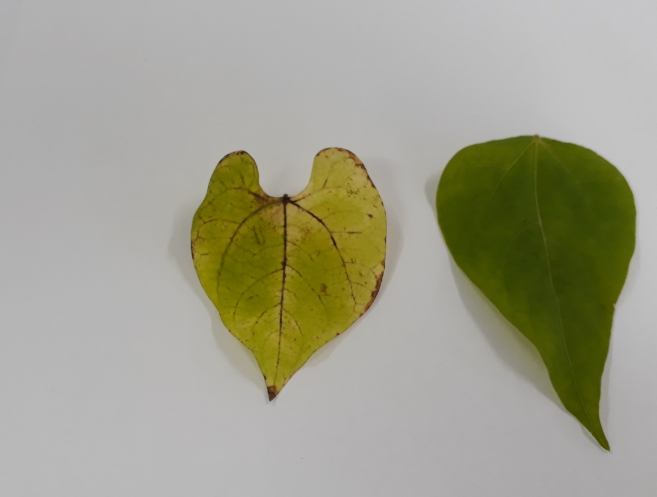
#> input picture trabalho.png, 657 x 497 px
$ python Lista_3_Ewerton.py   (older library calls are emulated)
#> lines starting #> are read from the running program, lines starting #| are printed output that depends on the picture; after the words box and inside, x2 and y2 are one past the last pixel; in counts of white or black regions, pixels touching at a corner belong together
print(' LISTA 3 - REO 3')
print('AVANÇOS CIENTÍFICOS EM GENÉTICA E MELHORAMENTO DE PLANTAS I')
print('VISÃO COMPUTACIONAL NO MELHORAMTENTO DE PLANTAS')
print('Ewerton Lelys Resende')
# PROFESSOR: VINÍCIUS QUINTÃO CARNEIRO
# ALUNOS:
# CAROLINE MARCELA DA SILVA
# EWERTON LÉLYS RESENDE
# MARIANA ANDRADE DIAS
# THIAGO TAVARES BOTELHO


print('=-'*55)

print('EXERCÍCIO 01: ')
print('Selecione uma imagem a ser utilizada no trabalho prático e realize os '
      'seguintes processos utilizando as bibliotecas OPENCV e Scikit-Image do Python:' )
print('-'*55)

#Importar pacotes
import cv2 # Importa o pacote opencv
import numpy as np
from matplotlib import pyplot as plt # Importa o pacote matplotlib
from skimage.measure import label, regionprops #pacote usado para trabalhar com imagens
from skimage.feature import peak_local_max  # IMPORTAR FUNÇOES ESPECICICAS
from skimage.segmentation import watershed
from scipy import ndimage
import pandas as pd

# Leitura da imagem

nome_arquivo = 'trabalho.png'
img_bgr = cv2.imread(nome_arquivo,1)
#> img_bgr is the input picture: shape (497, 657, 3); mean B, G, R 141.9, 160.4, 161
img_rgb = cv2.cvtColor(img_bgr,cv2.COLOR_BGR2RGB)

print('a) Aplique o filtro de média com cinco diferentes tamanhos de kernel e compare '
      'os resultados com a imagem original;  ')

# Filtros de médias
# Média com diferentes valores de KERNEL
img_fm_1 = cv2.blur(img_rgb,(3,3))

img_fm_2 = cv2.blur(img_rgb,(11,11))    # cv2.blur = é função que faz o fitro especificamente de médias
                                        # os tamanhos dos kernel se encontram entre parenteses.
img_fm_3 = cv2.blur(img_rgb,(21,21))    #quando aumentamos os valores aum. o numero de visinhos que estão sendo levados
                                        # em consideração para calcular a médias dos pixels que iram formar a imagem
                                        # os fitros são feitos para cada um dos canais (RGB)
                                        # os valore dos kelnels devem ser impares
img_fm_4 = cv2.blur(img_rgb,(31,31))

img_fm_5 = cv2.blur(img_rgb,(51,51))

# Apresentar imagens no matplotlib
plt.figure('Filtros de médias')
plt.subplot(2,3,1)
plt.imshow(img_rgb)
plt.xticks([]) # Eliminar o eixo X
plt.yticks([]) # Eliminar o eixo Y
plt.title("ORIGINAL")

plt.subplot(2,3,2)
plt.imshow(img_fm_1)
plt.xticks([]) # Eliminar o eixo X
plt.yticks([]) # Eliminar o eixo Y
plt.title("3x3")

plt.subplot(2,3,3)
plt.imshow(img_fm_2)
plt.xticks([]) # Eliminar o eixo X
plt.yticks([]) # Eliminar o eixo Y
plt.title("11x11")

plt.subplot(2,3,4)
plt.imshow(img_fm_3)
plt.xticks([]) # Eliminar o eixo X
plt.yticks([]) # Eliminar o eixo Y
plt.title("21x21")

plt.subplot(2,3,5)
plt.imshow(img_fm_4)
plt.xticks([]) # Eliminar o eixo X
plt.yticks([]) # Eliminar o eixo Y
plt.title("31x31")


plt.subplot(2,3,6)
plt.imshow(img_fm_5)
plt.xticks([]) # Eliminar o eixo X
plt.yticks([]) # Eliminar o eixo Y
plt.title("51x51")

plt.show()

print('-'*55)
print('b) Aplique diferentes tipos de filtros com pelo menos dois tamanhos de kernel e compare os'
      ' resultados entre si e com a imagem original. ')

# Diferentes tipos de Filtros

# Filtro de média
img_filtro_media1 = cv2.blur(img_rgb,(33,33)) # Faz uma média simple
img_filtro_media2 = cv2.blur(img_rgb,(61,61))

# Média ponderada
img_filtro_gaussiano1 = cv2.GaussianBlur(img_rgb,(33,33),0)# Média Ponderada, de forma que os vizinhos mais proximos tem peso maior
                                                          # 0 é o peso na média ponderada.
img_filtro_gaussiano2 = cv2.GaussianBlur(img_rgb,(61,61),0)

# Filtro de Mediana
 # faz a mediana dos valores dos pixes que estão na vizinhaca melhor de visualizar
img_filtro_mediana1 = cv2.medianBlur(img_rgb,33)
img_filtro_mediana2 = cv2.medianBlur(img_rgb,61)# 61 é tamanho do kernel

img_filtro_bilateral1 = cv2.bilateralFilter(img_rgb,33,33,21)
img_filtro_bilateral2 = cv2.bilateralFilter(img_rgb,61,61,21) # não perde os detalhismo das bordas, usando  2 funcoes glauciana
                                                             # 61 tamanho dos kernel
                                                             # 61 para intensidade
                                                             # 21 vai determinar a ponderação

#Filtros - kernel 31x31
plt.figure('Imagens- Diferentes filtros')
plt.subplot(231)
plt.imshow(img_rgb)
plt.title("RGB")
plt.xticks([])
plt.yticks([])

plt.subplot(232)
plt.imshow(img_filtro_media1)
plt.title("MÉDIA 33x33")
plt.xticks([])
plt.yticks([])

plt.subplot(233)
plt.imshow(img_filtro_gaussiano1)
plt.title("GAUSSIANO 33x33")
plt.xticks([])
plt.yticks([])

plt.subplot(235)
plt.imshow(img_filtro_mediana1)
plt.title("MEDIANA 33X33")
plt.xticks([])
plt.yticks([])

plt.subplot(236)
plt.imshow(img_filtro_bilateral1)
plt.title("BILATERAL 33X33")
plt.xticks([])
plt.yticks([])

plt.show()

#Filtros - kernel 61x61
plt.figure('Imagens- Diferentes filtros')
plt.subplot(231)
plt.imshow(img_rgb)
plt.title("RGB")
plt.xticks([])
plt.yticks([])

plt.subplot(232)
plt.imshow(img_filtro_media2)
plt.title("MÉDIA 61X61")
plt.xticks([])
plt.yticks([])

plt.subplot(233)
plt.imshow(img_filtro_gaussiano2)
plt.title("GAUSSIANO 61X61")
plt.xticks([])
plt.yticks([])

plt.subplot(235)
plt.imshow(img_filtro_mediana2)
plt.title("MEDIANA 61X61")
plt.xticks([])
plt.yticks([])

plt.subplot(236)
plt.imshow(img_filtro_bilateral2)
plt.title("BILATERAL 61X61")
plt.xticks([])
plt.yticks([])

plt.show()

# Filtros de borda

#Laplacian
img_1 = cv2.Laplacian(img_rgb,cv2.CV_64F) #Função para aplicação do filtro em imagem 64b.
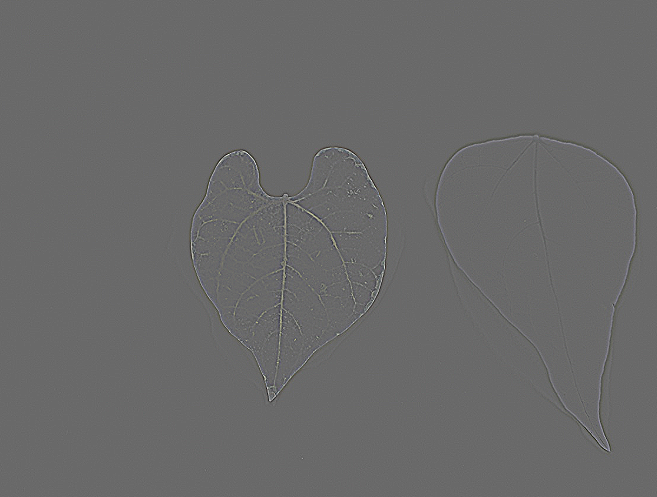
#> img_1: shape (497, 657, 3) float64; mean R, G, B 0, 0, 0; drawn with min black and max white
abs_164f = np.absolute(img_1)             #Transormando em numeros inteiros.
img_1 = np.uint8(abs_164f)                #Transformando para inteiro de 8b.

#Sobel
img_sx = cv2.Sobel(img_rgb,cv2.CV_64F,0,1,ksize=5)  #Função para aplicação do filtro (imagem, ident.64b, eixoy,eixo x e kernel).
abs_sx64f = np.absolute(img_sx)
img_sx = np.uint8(abs_sx64f)
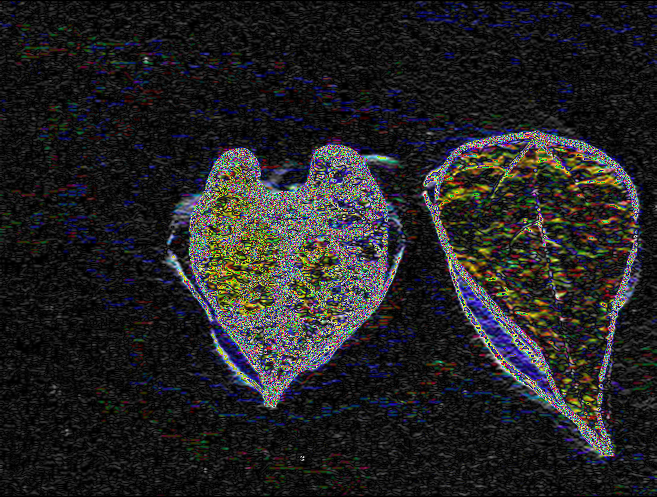
#> img_sx: shape (497, 657, 3); mean R, G, B 35.9, 35.4, 36.1

img_sy = cv2.Sobel(img_rgb,cv2.CV_64F,1,0,ksize=5)
abs_sy64f = np.absolute(img_sy)
img_sy = np.uint8(abs_sy64f)
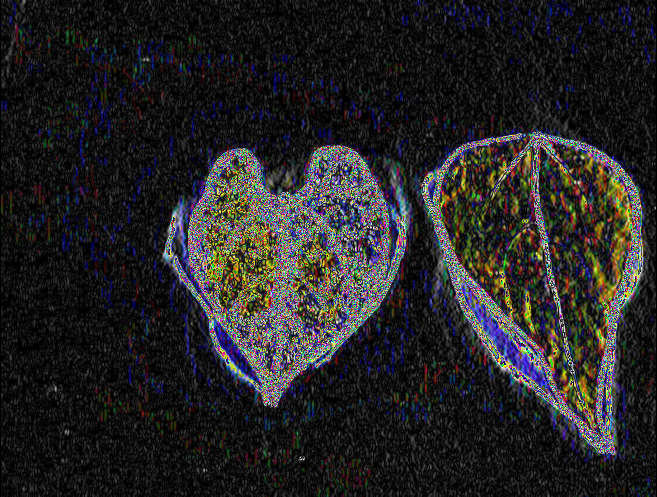
#> img_sy: shape (497, 657, 3); mean R, G, B 37.4, 36.5, 37

#Bordas Canny
edges = cv2.Canny(img_rgb, 100,200)                 #Função (imagem rgb, minimo e maximo do gradiente de borda (delimitação da borda). Os valores intermediários também são processados pelo algoritmo por conectividade com as de valores acima de 200.
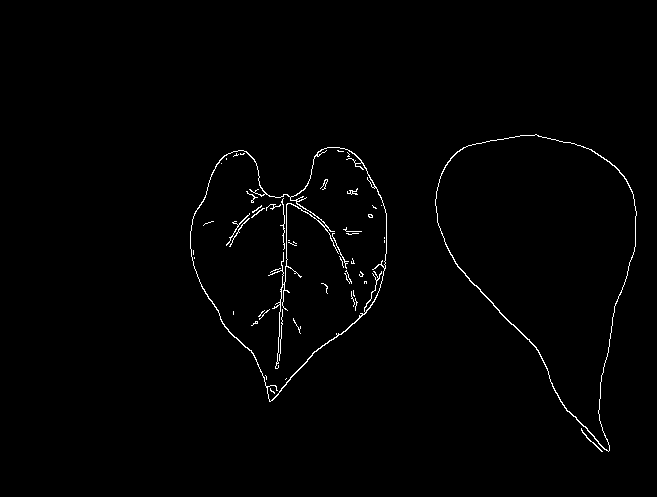
#> edges: shape (497, 657); 1% white in thin lines or dots, all inside (x1, y1, x2, y2) = (190, 134, 637, 452)

#Apresentação das imagens
plt.figure('Imagens- Filtros de Bordas')
plt.subplot(231)
plt.imshow(img_rgb)
plt.title("RGB")
plt.xticks([])
plt.yticks([])

plt.subplot(232)
plt.imshow(img_1)
plt.title("Laplacian")
plt.xticks([])
plt.yticks([])

plt.subplot(233)
plt.imshow(img_sx)
plt.title("Sobel eixo X")
plt.xticks([])
plt.yticks([])

plt.subplot(235)
plt.imshow(img_sy)
plt.title("Sobel eixo Y")
plt.xticks([])
plt.yticks([])

plt.subplot(236)
plt.imshow(edges)
plt.title("Canny")
plt.xticks([])
plt.yticks([])

plt.show()

print('-='*50)
print('')
#######################################################################################################
################### ESCALHO DO CANAL PARA SEGUIMENTAÇÃO################################################
#######################################################################################################
img_Lab = cv2.cvtColor(img_filtro_mediana1,cv2.COLOR_BGR2Lab)
#> img_Lab: shape (497, 657, 3); mean of channels 0, 1, 2 165.8, 123, 126.2
img_HSV = cv2.cvtColor(img_bgr,cv2.COLOR_BGR2HSV)
#> img_HSV: shape (497, 657, 3); mean H, S, V 36.5, 51.5, 162.3
img_YCrCb = cv2.cvtColor(img_filtro_mediana1,cv2.COLOR_BGR2YCR_CB)
#> img_YCrCb: shape (497, 657, 3); mean of channels 0, 1, 2 155.6, 118.6, 131.5

#### RGB ###
hist_r = cv2.calcHist([img_filtro_mediana1],[0], None, [256],[0,256]) #[0] queremos acessa o canal 0.(RED)
#> hist_r = 256 values, max 24324 at index 184, min 0 at index 0, mean 1275.5
hist_g = cv2.calcHist([img_filtro_mediana1],[1], None, [256],[0,256]) #[1] queremos acessa o canal 1.(GREEN)
#> hist_g = 256 values, max 19522 at index 184, min 0 at index 0, mean 1275.5
hist_b = cv2.calcHist([img_filtro_mediana1],[2], None, [256],[0,256]) #[2] queremos acessa o canal 2.(BLUE)
#> hist_b = 256 values, max 23231 at index 184, min 0 at index 201, mean 1275.5


plt.figure('RGB')
plt.subplot(2,3,1)
plt.imshow(img_filtro_mediana1[:,:,0],cmap = 'gray')
plt.title('Segmentada - R')
plt.xticks([])
plt.yticks([])

plt.subplot(2,3,2)
plt.imshow(img_filtro_mediana1[:,:,1],cmap = 'gray')
plt.title('Segmentada - G')
plt.xticks([])
plt.yticks([])

plt.subplot(2,3,3)
plt.imshow(img_filtro_mediana1[:,:,2],cmap = 'gray')
plt.title('Segmentada - B')
plt.xticks([])
plt.yticks([])

plt.subplot(2,3,4)
plt.plot(hist_r,color = 'r')
plt.xlim([0,256])
plt.xlabel('Valores de Pixels')
plt.ylabel('Número de Pixels')

plt.subplot(2,3,5)
plt.plot(hist_r,color = 'g')
plt.xlim([0,256])
plt.xlabel('Valores de Pixels')
plt.ylabel('Número de Pixels')

plt.subplot(2,3,6)
plt.plot(hist_r,color = 'b')
plt.xlim([0,256])
plt.xlabel('Valores de Pixels')
plt.ylabel('Número de Pixels')


############### Lab ###################
hist_L = cv2.calcHist([img_Lab],[0],None,[256],[0,256])
#> hist_L = 256 values, max 19521 at index 191, min 0 at index 0, mean 1275.5
hist_a = cv2.calcHist([img_Lab],[1],None,[256],[0,256])
#> hist_a = 256 values, max 150427 at index 128, min 0 at index 0, mean 1275.5
hist_b = cv2.calcHist([img_Lab],[2],None,[256],[0,256])
#> hist_b = 256 values, max 137739 at index 128, min 0 at index 0, mean 1275.5

plt.figure('Lab')
plt.subplot(2,3,1)
plt.imshow(img_Lab[:,:,0],cmap = 'gray')
plt.title('Segmentada - L')
plt.xticks([])
plt.yticks([])

plt.subplot(2,3,2)
plt.imshow(img_Lab[:,:,1],cmap = 'gray')
plt.title('Segmentada - a')
plt.xticks([])
plt.yticks([])

plt.subplot(2,3,3)
plt.imshow(img_Lab[:,:,2],cmap = 'gray')
plt.title('Segmentada - b')
plt.xticks([])
plt.yticks([])

plt.subplot(2,3,4)
plt.plot(hist_L, color = 'black')
plt.title('Histograma - L')
plt.xlim([0,256])
plt.xlabel('Valores de Pixels')
plt.ylabel('Número de Pixels')

plt.subplot(2,3,5)
plt.plot(hist_a, color = 'black')
plt.title('Histograma - a')
plt.xlim([0,256])
plt.xlabel('Valores de Pixels')
plt.ylabel('Número de Pixels')

plt.subplot(2,3,6)
plt.plot(hist_b, color = 'black')
plt.title('Histograma - b')
plt.xlim([0,256])
plt.xlabel('Valores de Pixels')
plt.ylabel('Número de Pixels')

########### HSV ##########
hist_H = cv2.calcHist([img_HSV],[0],None,[256],[0,256])
#> hist_H = 256 values, max 115415 at index 0, min 0 at index 1, mean 1275.5
hist_S = cv2.calcHist([img_HSV],[1],None,[256],[0,256])
#> hist_S = 256 values, max 114438 at index 0, min 0 at index 254, mean 1275.5
hist_V = cv2.calcHist([img_HSV],[2],None,[256],[0,256])
#> hist_V = 256 values, max 19096 at index 177, min 0 at index 0, mean 1275.5

plt.figure('HSV')
plt.subplot(2,3,1)
plt.imshow(img_HSV[:,:,0],cmap = 'gray')
plt.title('Segmentada - H')
plt.xticks([])
plt.yticks([])

plt.subplot(2,3,2)
plt.imshow(img_HSV[:,:,1],cmap = 'gray')
plt.title('Segmentada - S')
plt.xticks([])
plt.yticks([])

plt.subplot(2,3,3)
plt.imshow(img_HSV[:,:,2],cmap = 'gray')
plt.title('Segmentada - V')
plt.xticks([])
plt.yticks([])

plt.subplot(2,3,4)
plt.plot(hist_H, color = 'black')
plt.title('Histograma - H')
plt.xlim([0,256])
plt.xlabel('Valores de Pixels')
plt.ylabel('Número de Pixels')

plt.subplot(2,3,5)
plt.plot(hist_S, color = 'black')
plt.title('Histograma - S')
plt.xlim([0,256])
plt.xlabel('Valores de Pixels')
plt.ylabel('Número de Pixels')

plt.subplot(2,3,6)
plt.plot(hist_V, color = 'black')
plt.title('Histograma - V')
plt.xlim([0,256])
plt.xlabel('Valores de Pixels')
plt.ylabel('Número de Pixels')


######## YCrCb ##########
hist_Y = cv2.calcHist([img_YCrCb],[0],None,[256],[0,256])
#> hist_Y = 256 values, max 22413 at index 184, min 0 at index 0, mean 1275.5
hist_CR = cv2.calcHist([img_YCrCb],[1],None,[256],[0,256])
#> hist_CR = 256 values, max 150403 at index 128, min 0 at index 0, mean 1275.5
hist_CB = cv2.calcHist([img_YCrCb],[2],None,[256],[0,256])
#> hist_CB = 256 values, max 117744 at index 129, min 0 at index 0, mean 1275.5

plt.figure('YCrCb')
plt.subplot(2,3,1)
plt.imshow(img_YCrCb[:,:,0],cmap = 'gray')
plt.title('Segmentada - Y')
plt.xticks([])
plt.yticks([])

plt.subplot(2,3,2)
plt.imshow(img_YCrCb[:,:,1],cmap = 'gray')
plt.title('Segmentada - Cr')
plt.xticks([])
plt.yticks([])

plt.subplot(2,3,3)
plt.imshow(img_YCrCb[:,:,2],cmap = 'gray')
plt.title('Segmentada - Cb')
plt.xticks([])
plt.yticks([])

plt.subplot(2,3,4)
plt.plot(hist_Y, color = 'black')
plt.title('Histograma - Y')
plt.xlim([0,256])
plt.xlabel('Valores de Pixels')
plt.ylabel('Número de Pixels')

plt.subplot(2,3,5)
plt.plot(hist_CR, color = 'black')
plt.title('Histograma - Cr')
plt.xlim([0,256])
plt.xlabel('Valores de Pixels')
plt.ylabel('Número de Pixels')

plt.subplot(2,3,6)
plt.plot(hist_CB, color = 'black')
plt.title('Histograma - Cb')
plt.xlim([0,256])
plt.xlabel('Valores de Pixels')
plt.ylabel('Número de Pixels')
plt.show()
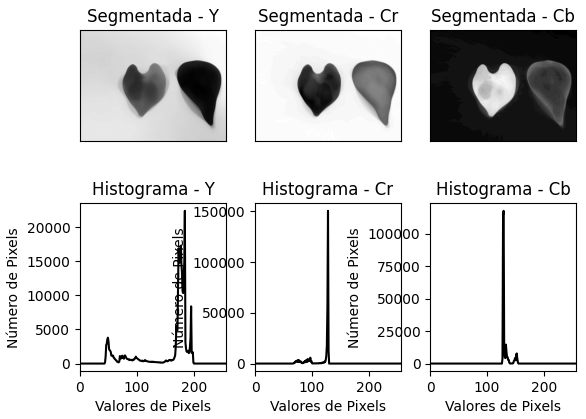
#> figure drawn by matplotlib, 6 panels; panel 4: curve peaks at x = 184, y = 22413; panel 5: curve peaks at x = 128, y = 150403; panel 6: curve peaks at x = 129, y = 117744
#####################################################################################################################


print('c) Realize a segmentação da imagem utilizando o processo de limiarização. Utilizando o '
      'reconhecimento de contornos, identifique e salve os objetos de interesse. Além disso, acesse'
      ' as bibliotecas Opencv e Scikit-Image, verifique as variáveis que podem ser mensuradas e extraia '
      'as informações pertinentes (crie e salve uma tabela com estes dados). '
      'Apresente todas as imagens obtidas ao longo deste processo.')


#L,a,b = cv2.split(img_Lab)
H,S,V = cv2.split(img_HSV)
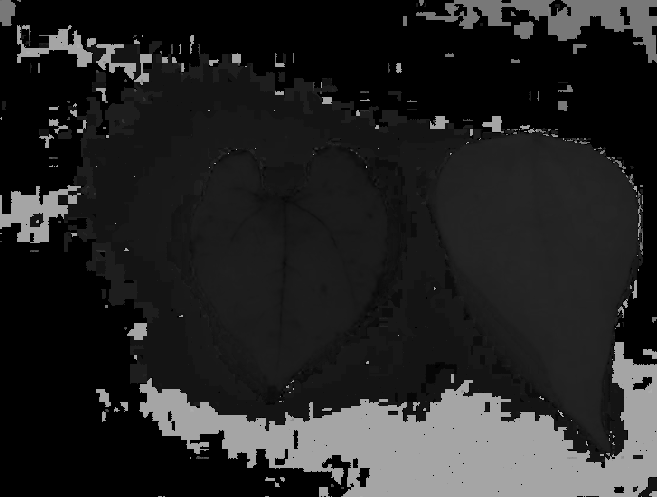
#> H: shape (497, 657); min 0, max 177, mean 36.5
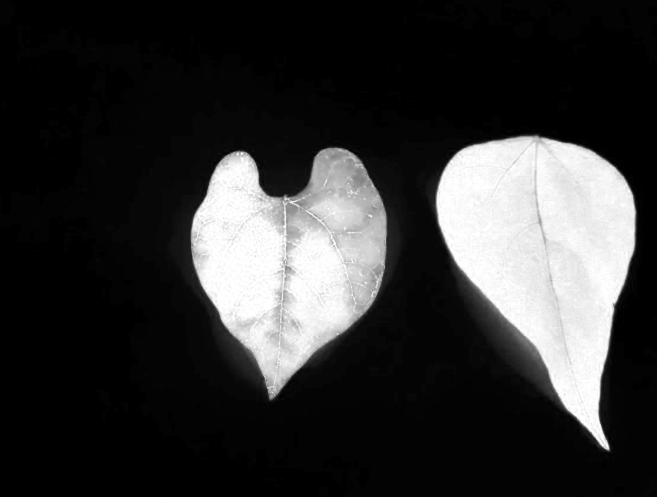
#> S: shape (497, 657); min 0, max 255, mean 51.5

s_f = cv2.medianBlur(S,5)
#> (the rest of the program and of its run is left out)
